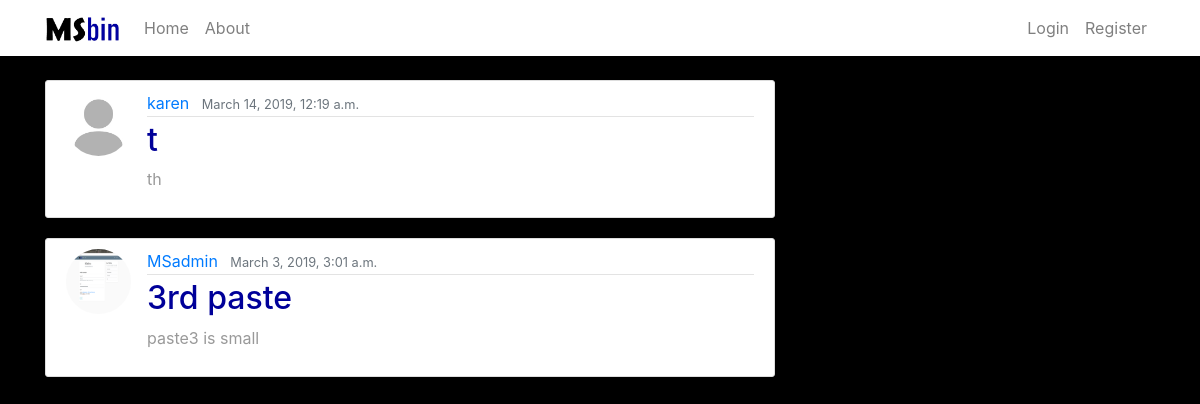
The page / on the database its author committed.
### index/models.py (models this page shows, shortened)
class Paste(models.Model):
    title = models.CharField(max_length=60)
    content = models.TextField(max_length=524288)
    date = models.DateTimeField(default=timezone.now)
    author = models.ForeignKey(User, on_delete=models.CASCADE)

### users/models.py (models this page shows, shortened)
class Profile(models.Model):
    user = models.OneToOneField(User, on_delete=models.CASCADE)
    image = models.ImageField(default='Default.jpg', upload_to='profile_pics')

### index/views.py (the view)
# urls.py: path('', PasteListView.as_view(), name='MSbin-home'),
class PasteListView(ListView):
	model = Paste
	template_name = 'index/home.html'
	context_object_name = 'pastes'
	ordering = ['-date']

### index/templates/index/home.html
{% extends "index/base.html" %}
{% block content %}
{% for paste in pastes %}
<article class="media content-section">
  <img class="rounded-circle article-img" src="{{ paste.author.profile.image.url }}" >
  <div class="media-body">
    <div class="article-metadata">
      <a class="mr-2" href="#">{{ paste.author }}</a>
      <small class="text-muted">{{ paste.date }}</small>
    </div>
    <h2><a class="article-title" href="{% url 'paste-detail' paste.id %}">{{ paste.title }}</a></h2>
    <p class="article-content">{{ paste.content }}</p>
  </div>
</article>
{% endfor %}
{% endblock %}

### index/static/index/main.css (style rules this page uses)
body { background: #000000; color: #999999; margin-top: 5rem; }
h1, h2, h3, h4, h5, h6 { color: #000099; }
.content-section { background: #ffffff; padding: 10px 20px; border: 1px solid #dddddd; border-radius: 3px; margin-bottom: 20px; }
.article-title { color: #000099; }
.article-content { white-space: pre-line; }
.article-img { height: 65px; width: 65px; margin-right: 16px; }
.article-metadata { padding-bottom: 1px; margin-bottom: 4px; border-bottom: 1px solid #e3e3e3 }

### rows shown on the page
Paste: author.profile.image (placeholder picture), author "karen", date "March 14, 2019, 12:19 a.m.", title "t", content "th"
Paste: author.profile.image (picture), author "MSadmin", date "March 3, 2019, 3:01 a.m.", title "3rd paste", content "paste3 is small"
